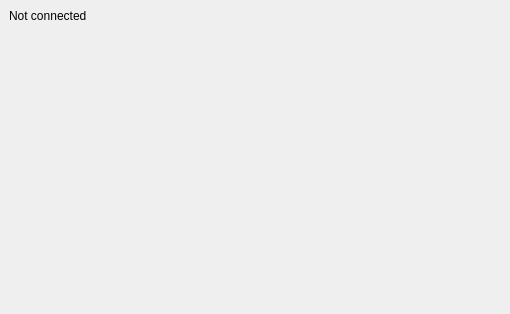
<?xml version="1.0" encoding="UTF-8"?>
<ui version="4.0">
 <class>MainWindow</class>
 <widget class="QMainWindow" name="MainWindow">
  <property name="geometry">
   <rect>
    <x>0</x>
    <y>0</y>
    <width>510</width>
    <height>314</height>
   </rect>
  </property>
  <widget class="QWidget" name="centralwidget">
   <layout class="QGridLayout" name="gridLayout">
    <item row="0" column="0">
     <widget class="QLabel" name="labelState">
      <property name="text">
       <string>Not connected</string>
      </property>
      <property name="wordWrap">
       <bool>true</bool>
      </property>
     </widget>
    </item>
    <item row="1" column="0">
     <spacer name="verticalSpacer">
      <property name="orientation">
       <enum>Qt::Vertical</enum>
      </property>
      <property name="sizeHint" stdset="0">
       <size>
        <width>20</width>
        <height>40</height>
       </size>
      </property>
     </spacer>
    </item>
   </layout>
  </widget>
 </widget>
 <resources/>
 <connections/>
</ui>
